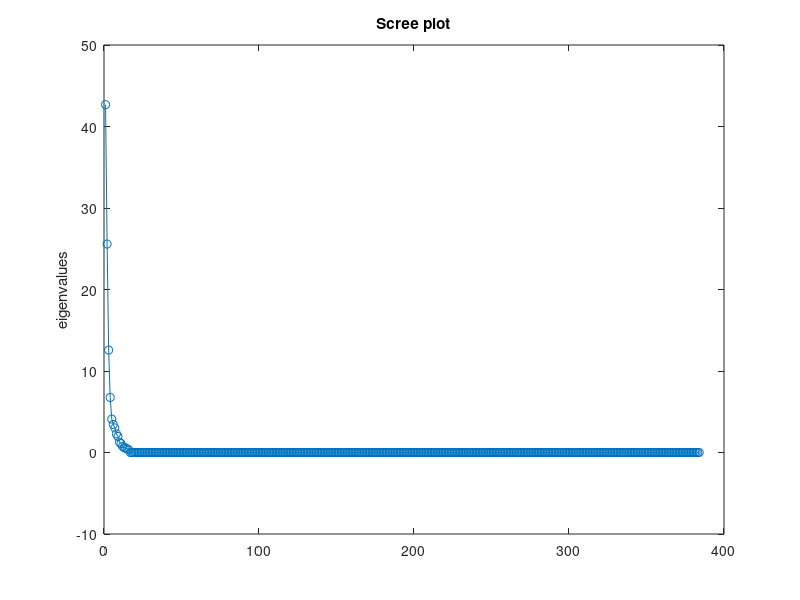
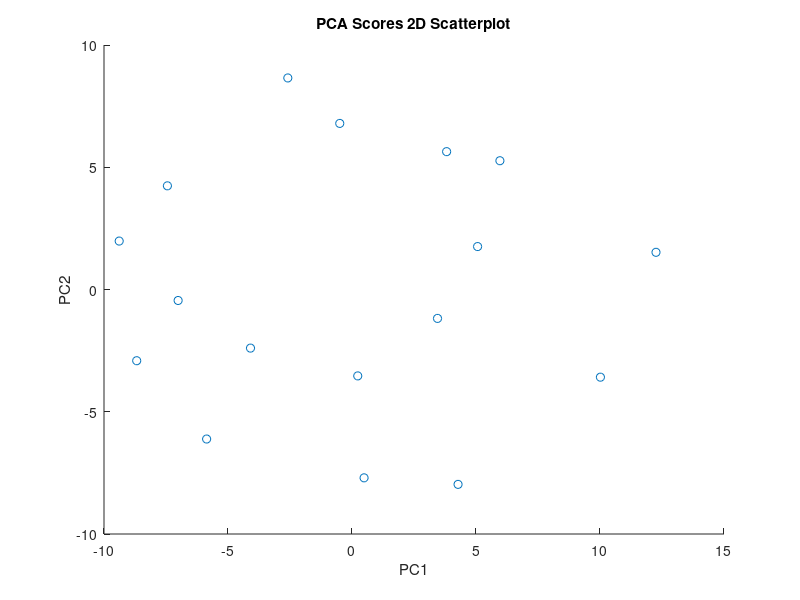
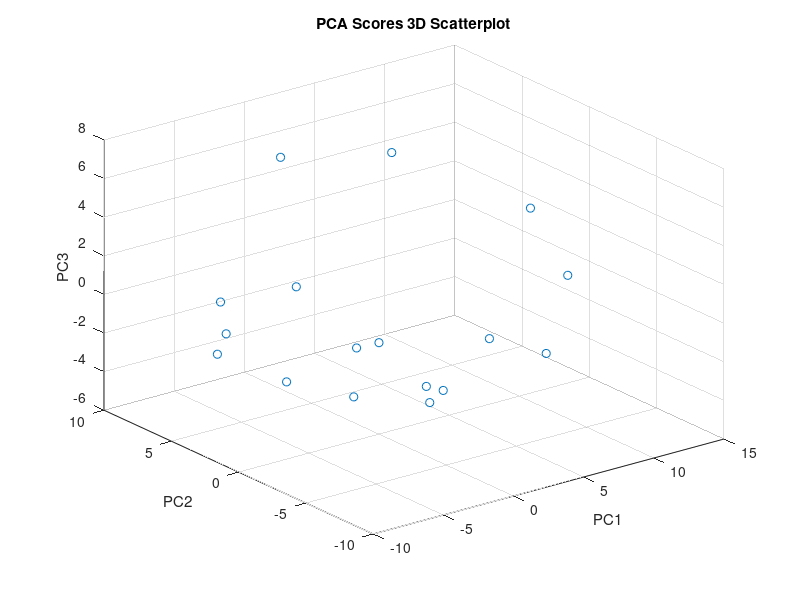

Reproduce these figures in MATLAB, in order.
%% Data Analysis Course 2021 - Exercise 6.2

% Clearing
clear;
close all;
clc;

%% Initializing

% Import data
data = importdata('yeast.dat')

%% d<= p 
n = size(data,1)
data = normalize(data)

covMatrix = cov(data')
[~,eigVals] = eig(covMatrix);
eigVals = diag(eigVals);
eigVals = eigVals(end:-1:1);

% Scree plot
figure(1)
plot(1:length(eigVals),eigVals,'-o')
title('Scree plot')
ylabel('eigenvalues')

td = 90;
eigValsSum = sum(eigVals);
sumEigenValues = 0;
i = 0;
while(sumEigenValues < td)
    i = i + 1;
    sumEigenValues = sumEigenValues + 100*eigVals(i)/eigValsSum;
end
i
% B
[~,scores,~] = pca(data');
% PCA 2D scores scatterplot
figure(2)
scatter(scores(:,1),scores(:,2))
title('PCA Scores 2D Scatterplot')
xlabel('PC1')
ylabel('PC2')

% PCA 3D scores scatterplot
figure(3)
scatter3(scores(:,1),scores(:,2),scores(:,3))
title('PCA Scores 3D Scatterplot')
xlabel('PC1')
ylabel('PC2')
zlabel('PC3')